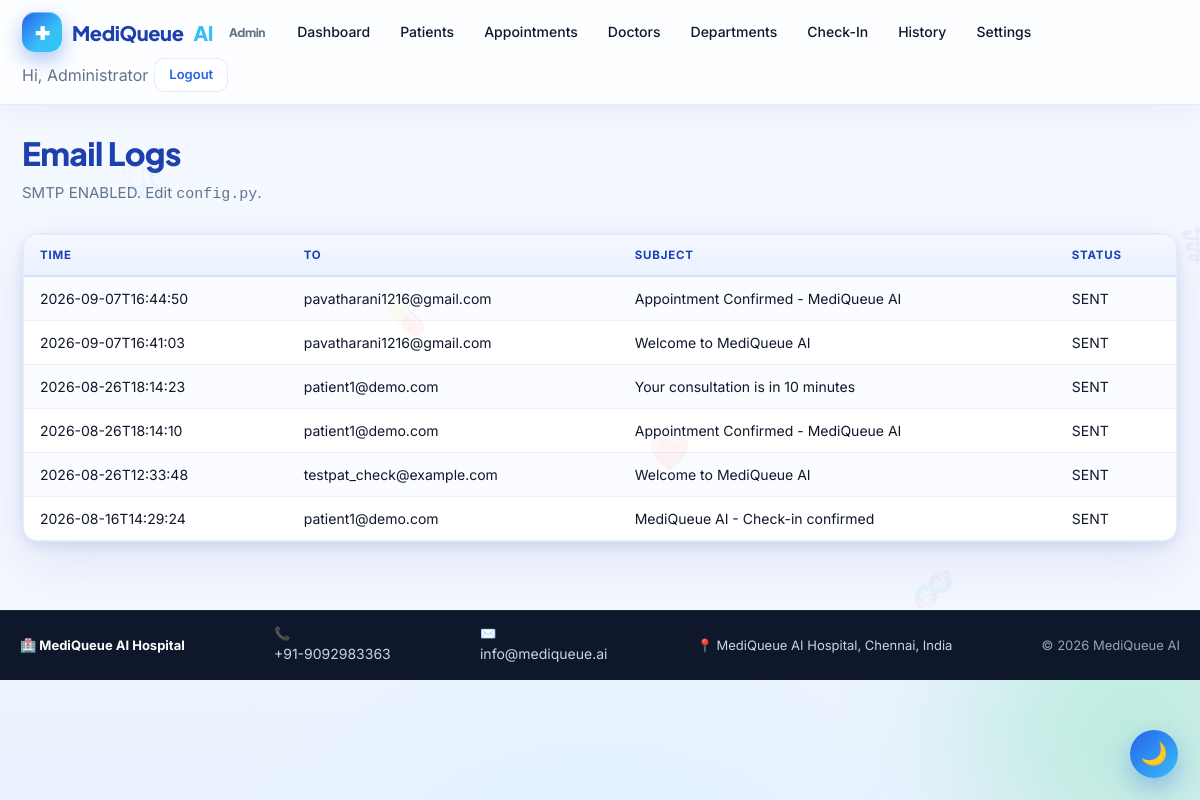
/admin/emails (signed in), run on the app's committed database.
### tables this page shows
CREATE TABLE email_logs(
            id INTEGER PRIMARY KEY,
            recipient TEXT, subject TEXT, body TEXT,
            status TEXT, created_at TEXT);

CREATE TABLE app_settings(
        key TEXT PRIMARY KEY,
        value TEXT
    );

### backend/core/routes.py (the view)
    @app.route("/admin/emails")
    @role_required("admin")
    def admin_emails():
        rows = query("SELECT * FROM email_logs ORDER BY id DESC LIMIT 300")
        return render_template("admin_emails.html", rows=rows)

### backend/core/models.py (called while the page is built)
def get_conn():
    conn = sqlite3.connect(Config.DATABASE)
    conn.row_factory = sqlite3.Row
    conn.execute("PRAGMA foreign_keys = ON")
    return conn

def query(sql, params=(), one=False):
    with get_conn() as c:
        cur = c.execute(sql, params)
        rows = cur.fetchall()
        return (rows[0] if rows else None) if one else rows

### backend/core/routes.py (called while the page is built)
def role_required(role):
    def deco(fn):
        @wraps(fn)
        def inner(*a, **kw):
            cur = session.get("role")
            if cur == role:
                return fn(*a, **kw)
            if cur in ("admin", "doctor", "patient"):
                return redirect(url_for(f"{cur}_dashboard"))
            flash("Please log in first.", "warning")
            return redirect(url_for("login"))
        return inner
    return deco

### frontend/templates/admin_emails.html
{% extends "base.html" %}{% block content %}
<div class="container">
  <h1 class="section-title">Email Logs</h1>
  <p class="section-sub">SMTP {{ 'ENABLED' if CFG.SMTP_ENABLED else 'DISABLED (logged only)' }}. Edit <code>config.py</code>.</p>
  <div class="card" style="padding:0"><table>
    <tr><th>Time</th><th>To</th><th>Subject</th><th>Status</th></tr>
    {% for r in rows %}<tr><td>{{r.created_at[:19]}}</td><td>{{r.recipient}}</td>
      <td>{{r.subject}}</td><td>{{r.status}}</td></tr>{% endfor %}
  </table></div>
</div>{% endblock %}

### frontend/templates/base.html (shortened to what this page needs)
<!doctype html>
<html lang="en">
<head>
<link rel="stylesheet" href="{{ url_for('static', filename='css/style.css') }}"/>
<link rel="stylesheet" href="{{ url_for('static', filename='css/premium.css') }}"/>
<link rel="stylesheet" href="{{ url_for('static', filename='css/mq.css') }}"/>
<link rel="stylesheet" href="{{ url_for('static', filename='css/enterprise.css') }}"/>
</head>
<body class="{{ 'mq-dark' if SETTINGS and SETTINGS.get('theme')=='dark' else '' }}">
<div class="orb a"></div><div class="orb b"></div><div class="orb c"></div>
<nav class="nav">
  <div class="nav-inner">
    {% set role = session.get('role') %}
    {% if role == 'admin' %}
      <a class="brand" href="/admin"><span class="logo">✚</span> MediQueue<span style="color:var(--sky)">AI</span> <small style="color:var(--muted);font-size:12px;margin-left:6px">Admin</small></a>
      <a class="link" href="/admin">Dashboard</a>
      <a class="link" href="/admin/patients">Patients</a>
      <a class="link" href="/admin/appointments">Appointments</a>
      <a class="link" href="/admin/doctors">Doctors</a>
      <a class="link" href="/admin/departments">Departments</a>
      <a class="link" href="/admin/qr-checkin">Check-In</a>
      <a class="link" href="/admin/history">History</a>
      <a class="link" href="/admin/settings">Settings</a>
      <span class="link" style="color:var(--muted)">Hi, Administrator</span>
      <a class="btn ghost sm" href="/logout">Logout</a>
    {% endif %}
  </div>
</nav>
{% block content %}{% endblock %}
<footer class="compact-footer" style="margin-top:40px;padding:14px 20px;background:#0f172a;color:#cbd5e1;border-top:1px solid #1e293b">
  <div style="max-width:1200px;margin:0 auto;display:flex;flex-wrap:wrap;justify-content:space-between;align-items:center;gap:10px;font-size:13px">
    <div><b style="color:#fff">🏥 {{ CFG.HOSPITAL_NAME }}</b></div>
    <div>📞 <a href="tel:{{ CFG.EMERGENCY_NUMBER }}" style="color:#cbd5e1">{{ CFG.EMERGENCY_NUMBER }}</a></div>
    <div>✉️ <a href="mailto:{{ CFG.HOSPITAL_EMAIL or 'info@mediqueue.ai' }}" style="color:#cbd5e1">{{ CFG.HOSPITAL_EMAIL or 'info@mediqueue.ai' }}</a></div>
    <div>📍 {{ CFG.HOSPITAL_ADDRESS or 'MediQueue AI Hospital' }}</div>
    <div style="color:#94a3b8">© {{ now.year }} MediQueue AI</div>
  </div>
</footer>
</body></html>

### frontend/static/css/premium.css (style rules this page uses)
:root { --glass-bg: rgba(255,255,255,.65); --glass-brd: rgba(255,255,255,.55); --glass-shadow: 0 12px 32px rgba(37,99,235,.12); --ease: cubic-bezier(.4,.14,.3,1); }
main,.container { animation:fadeUp .5s var(--ease) }

### frontend/static/css/mq.css (style rules this page uses)
:root { --mq-blue:#2563eb; --mq-blue-600:#1d4ed8; --mq-blue-400:#60a5fa; --mq-sky:#38bdf8; --mq-cyan:#22d3ee; --mq-ink:#0f172a; --mq-slate:#475569; --mq-muted:#64748b; --mq-line:#e2e8f0; --mq-bg:#f4f8ff; --mq-card:#ffffff; --mq-ok:#10b981; --mq-warn:#f59e0b; --mq-danger:#ef4444; --mq-violet:#6366f1; --mq-radius:18px; --mq-shadow:0 18px 40px -22px rgba(30,64,175,.45); --mq-shadow-lg:0 28px 60px -28px rgba(30,64,175,.55); --mq-grad:linear-gradient(135deg,#2563eb 0%,#38bdf8 100%); --mq-grad-soft:linear-gradient(135deg,#eff6ff 0%,#f0f9ff 100%); }

### frontend/static/css/enterprise.css (style rules this page uses)
:root { --mq-ink:#0f172a;--mq-line:#e2e8f0;--mq-sky:#0ea5e9;--mq-ok:#16a34a;--mq-bad:#dc2626;--mq-warn:#d97706;--mq-card:rgba(255,255,255,.78) }

### data on the page
email_logs: created_at "2026-09-07T16:44:50", recipient "pavatharani1216@gmail.com", subject "Appointment Confirmed - MediQueue AI", status "SENT"
email_logs: created_at "2026-09-07T16:41:03", recipient "pavatharani1216@gmail.com", subject "Welcome to MediQueue AI", status "SENT"
email_logs: created_at "2026-08-26T18:14:23", recipient "patient1@demo.com", subject "Your consultation is in 10 minutes", status "SENT"
email_logs: created_at "2026-08-26T18:14:10", recipient "patient1@demo.com", subject "Appointment Confirmed - MediQueue AI", status "SENT"
email_logs: created_at "2026-08-26T12:33:48", recipient "testpat_check@example.com", subject "Welcome to MediQueue AI", status "SENT"
email_logs: created_at "2026-08-16T14:29:24", recipient "patient1@demo.com", subject "MediQueue AI - Check-in confirmed", status "SENT"
app_settings: HOSPITAL_NAME "MediQueue AI Hospital"

### other printed values
{{ 'ENABLED' if CFG.SMTP_ENABLED else 'DISABLED (logged only)' }} "ENABLED"
{{ CFG.EMERGENCY_NUMBER }} "+91-9092983363"
{{ CFG.HOSPITAL_EMAIL or 'info@mediqueue.ai' }} "info@mediqueue.ai"
{{ CFG.HOSPITAL_ADDRESS or 'MediQueue AI Hospital' }} "MediQueue AI Hospital, Chennai, India"
